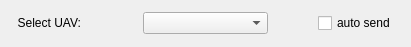
   <widget class="QWidget" name="gridLayoutWidget">
    <property name="geometry">
     <rect>
      <x>0</x>
      <y>10</y>
      <width>411</width>
      <height>47</height>
     </rect>
    </property>
    <layout class="QGridLayout" name="gridLayout_uav">
     <item row="1" column="0">
      <layout class="QVBoxLayout" name="verticalLayout_label_select">
       <item>
        <spacer name="verticalSpacer_28">
         <property name="orientation">
          <enum>Qt::Vertical</enum>
         </property>
         <property name="sizeHint" stdset="0">
          <size>
           <width>20</width>
           <height>40</height>
          </size>
         </property>
        </spacer>
       </item>
       <item alignment="Qt::AlignLeft">
        <widget class="QLabel" name="label_uav">
         <property name="text">
          <string>  Select UAV:</string>
         </property>
        </widget>
       </item>
       <item>
        <spacer name="verticalSpacer_27">
         <property name="orientation">
          <enum>Qt::Vertical</enum>
         </property>
         <property name="sizeHint" stdset="0">
          <size>
           <width>20</width>
           <height>40</height>
          </size>
         </property>
        </spacer>
       </item>
      </layout>
     </item>
     <item row="1" column="2">
      <layout class="QVBoxLayout" name="verticalLayout_auto_send">
       <item>
        <spacer name="verticalSpacer_31">
         <property name="orientation">
          <enum>Qt::Vertical</enum>
         </property>
         <property name="sizeHint" stdset="0">
          <size>
           <width>20</width>
           <height>40</height>
          </size>
         </property>
        </spacer>
       </item>
       <item alignment="Qt::AlignRight">
        <widget class="QCheckBox" name="checkBox_auto_send">
         <property name="text">
          <string>auto send </string>
         </property>
        </widget>
       </item>
       <item>
        <spacer name="verticalSpacer_32">
         <property name="orientation">
          <enum>Qt::Vertical</enum>
         </property>
         <property name="sizeHint" stdset="0">
          <size>
           <width>20</width>
           <height>40</height>
          </size>
         </property>
        </spacer>
       </item>
      </layout>
     </item>
     <item row="1" column="1">
      <layout class="QVBoxLayout" name="verticalLayout_uav">
       <item>
        <spacer name="verticalSpacer_30">
         <property name="orientation">
          <enum>Qt::Vertical</enum>
         </property>
         <property name="sizeHint" stdset="0">
          <size>
           <width>20</width>
           <height>40</height>
          </size>
         </property>
        </spacer>
       </item>
       <item>
        <widget class="QComboBox" name="active_uav"/>
       </item>
       <item>
        <spacer name="verticalSpacer_29">
         <property name="orientation">
          <enum>Qt::Vertical</enum>
         </property>
         <property name="sizeHint" stdset="0">
          <size>
           <width>20</width>
           <height>40</height>
          </size>
         </property>
        </spacer>
       </item>
      </layout>
     </item>
     <item row="0" column="1">
      <spacer name="verticalSpacer_42">
       <property name="orientation">
        <enum>Qt::Vertical</enum>
       </property>
       <property name="sizeHint" stdset="0">
        <size>
         <width>20</width>
         <height>40</height>
        </size>
       </property>
      </spacer>
     </item>
    </layout>
   </widget>
